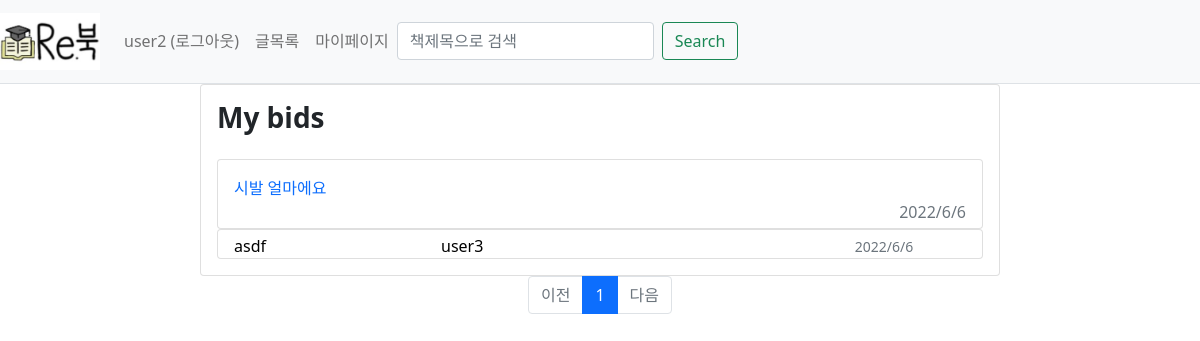
The app's page /mypage/reply/all (signed in), older data.
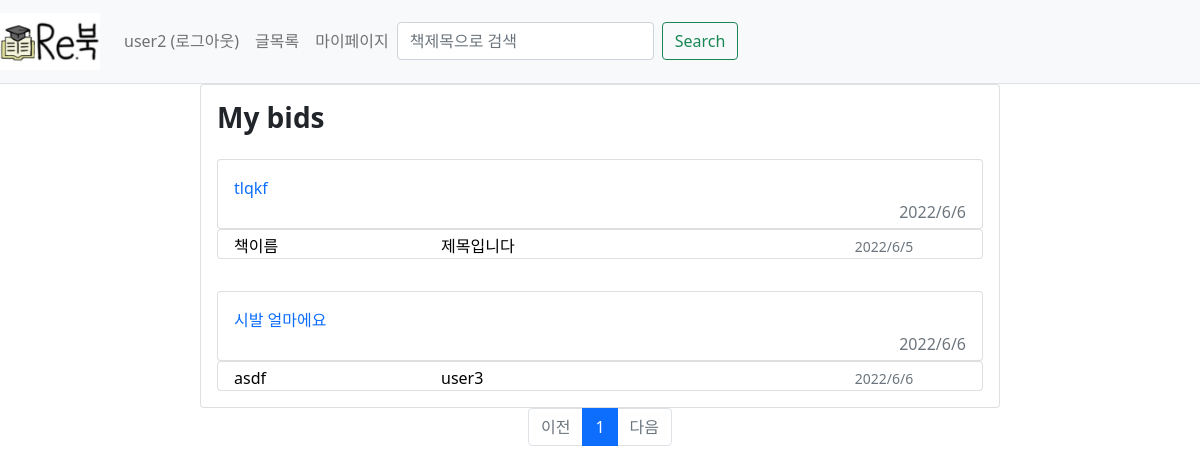
The same page, newer data.
### webproject/models.py (models this page shows)
class Reply(db.Model): #댓글
    id = db.Column(db.Integer, primary_key=True)
    post_id = db.Column(db.Integer, db.ForeignKey('post.id', ondelete='CASCADE'))
    post = db.relationship('Post',backref=db.backref('reply_set')) # Post.reply_set 하면 답글에 접근 가능
    content = db.Column(db.Text(),nullable=False)
    create_date = db.Column(db.DateTime(), nullable=False)
    user_id = db.Column(db.Integer, db.ForeignKey('user.id', ondelete='CASCADE'), nullable=False)
    user = db.relationship('User', backref=db.backref('reply_set'))

class BookInfo(db.Model): # 책 정보
    __tablename__ = 'bookinfo'
    id = db.Column(db.Integer, primary_key=True)
    name = db.Column(db.String(200),nullable=False) #책이름
    author = db.Column(db.String(200),nullable=False) #저자
    school = db.Column(db.String(200),nullable=False) #학교
    department = db.Column(db.String(200),nullable=False) #학과
    price = db.Column(db.Integer, nullable=False)

class Post(db.Model): #판매페이지
    id = db.Column(db.Integer, primary_key=True)
    subject = db.Column(db.String(200), nullable=False)
    content = db.Column(db.Text(),nullable=False)
    isparcel = db.Column(db.Boolean(), nullable=True,server_default='True')  # True: 택배, False: 직거래
    create_date = db.Column(db.DateTime(), nullable=False)
    img_path = db.Column(db.String(), nullable=True, server_default='1')  # 요거는 나중에 추가해보자
    book_info_id = db.Column(db.Integer, db.ForeignKey('bookinfo.id', ondelete='CASCADE'))
    book = db.relationship('BookInfo', backref=db.backref('post_set'))
    user_id = db.Column(db.Integer, db.ForeignKey('user.id', ondelete='CASCADE'), nullable=False)
    user = db.relationship('User', backref=db.backref('post_set'))

### webproject/views/mypage_views.py (the view)
@bp.route('/reply/all')
def reply_all():
    user_id=session.get('user_id')
    page = request.args.get('page', type=int, default=1)
    reply_list = Reply.query.filter(Reply.user_id == user_id).order_by(Reply.create_date.desc())
    reply_list = reply_list.paginate(page, per_page=10)
    return render_template('mypage/mypage_reply_all.html',reply_list=reply_list)

### webproject/views/auth_views.py (called while the page is built)
@bp.before_app_request
def load_logged_in_user():
    user_id=session.get('user_id')
    if user_id is None:
        g.user = None
    else:
        g.user = User.query.get(user_id)

@bp.before_app_request
def load_logged_in_user():
    user_id=session.get('user_id')
    if user_id is None:
        g.user = None
    else:
        g.user = User.query.get(user_id)

### webproject/templates/mypage/mypage_reply_all.html
{% extends 'base.html' %}
{% block content%}
<div class="d-flex justify-content-center">
<div class="card" style="width:50em;"  >
        <h3 class="mt-3 ms-3"><b>My bids</b></h3>
    {%if reply_list%}
    {%for reply in reply_list.items%}
        <div class="card-body">
            <a href="{{url_for('mypage.reply', reply_id=reply.id)}}" class="text-decoration-none">
                <div class="card" style="height:70px;">
                    <div class="card-body">
                        <div>{{reply.content}}</div>
                        <div class="text-muted" style="float:right;">{{reply.create_date.year}}/{{reply.create_date.month}}/{{reply.create_date.day}}</div>
                    </div>
                </div>
            </a>
            <a href="{{ url_for('post.detail', post_id=reply.post.id)}}" class="text-black">
                <div class="card" style="height:30px;">
                <div class="row-g-0">
                <div class="ms-3 col-md-3 mt-1" style="float:left;">{{reply.post.book.name}}</div>
                <div class="ms-3 mt-1" style="float:left;">{{reply.post.subject}}</div>
                <div class="col-md-2 mt-1 " style="float:right;"><small class="text-muted">{{reply.post.create_date.year}}/{{reply.post.create_date.month}}/{{reply.post.create_date.day}}</small></div>
                </div>
                </div>
            </a>
        </div>
    {%endfor%}
    {%else%}
        <p>no content</p>
    {%endif%}
    </div>
</div>
    <ul class="pagination justify-content-center">
        {% if reply_list.has_prev %}
        <li class="page-item">
            <a class="page-link" href="?page={{reply_list.prev_num}}">이전</a>
        </li>
        {% else %}
        <li class="page-item disabled">
            <a class="page-link" tabindex="-1" aria-disabled="true" href="#">이전</a>
        </li>
        {% endif %}
        {% for page_num in reply_list.iter_pages() %}
            {% if page_num %}
                {% if page_num != reply_list.page %}
                <li class="page-item">
                    <a class="page-link" href="?page={{ page_num }}">{{ page_num }}</a>
                </li>
                {% else %}
                <li class="page-item active" aria-current="page">
                    <a class="page-link" href="#">{{ page_num }}</a>
                </li>
                {% endif %}
            {% else %}
                <li class="disabled">
                    <a class="page-link" href="#">...</a>
                </li>
            {% endif %}
        {% endfor %}
        {%if reply_list.has_next %}
        <li class="page_item">
            <a class="page-link" href="?page={{ reply_list.next_num }}">다음</a>
        </li>
        {% else %}
        <li class="page-item disabled">
            <a class="page-link" tabindex="-1" aria-disabled="true" href="#">다음</a>
        </li>
        {% endif %}
    </ul>
{% endblock %}

Row changes from the older to the newer data that the page shows:
added Reply: content "tlqkf", create_date.year "2022", create_date.month "6", create_date.day "6", post.book.name "책이름", post.subject "제목입니다", post.create_date.year "2022", post.create_date.month "6", post.create_date.day "5"
